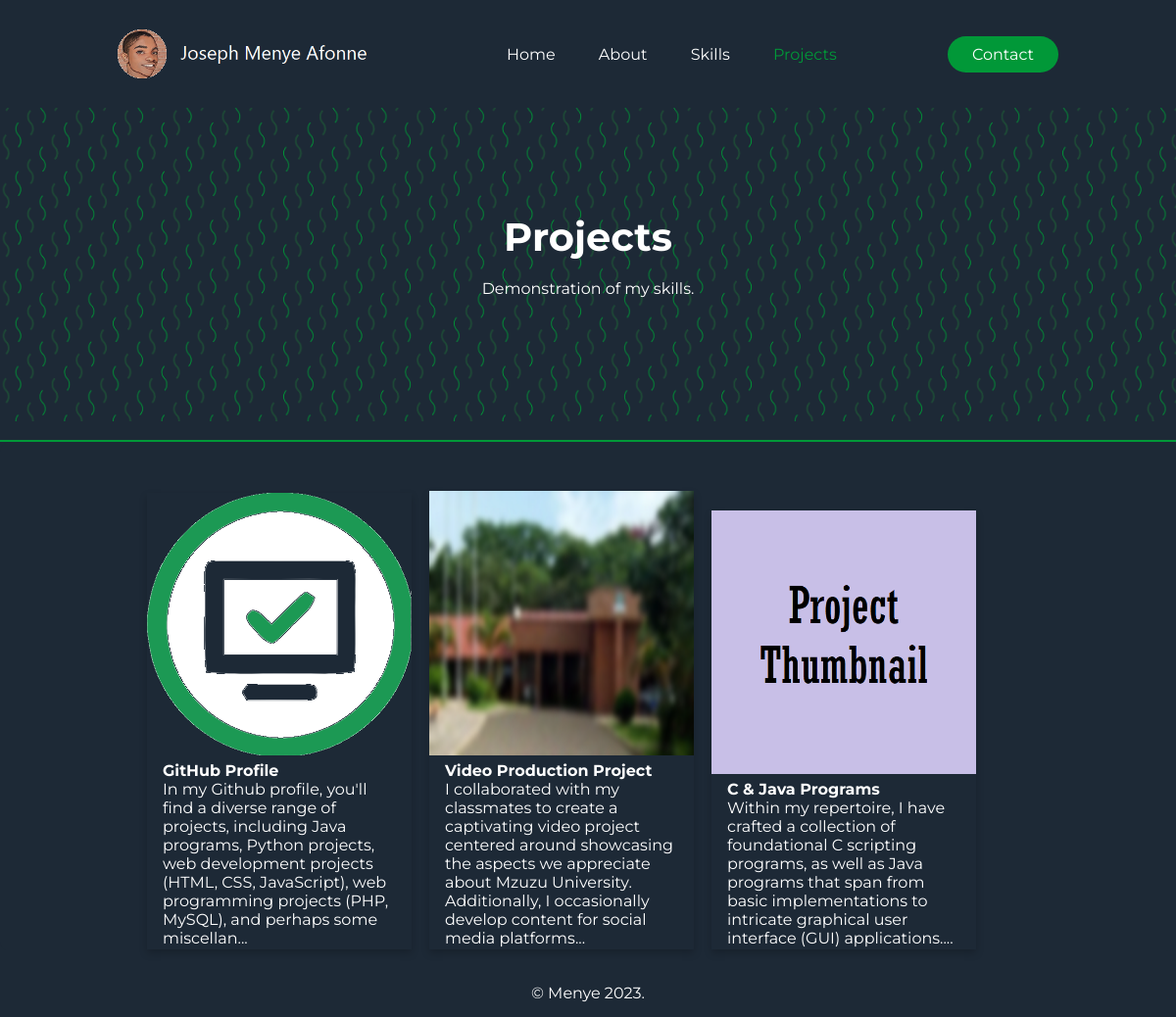
/projects.php, run on an earlier commit of the app's database.
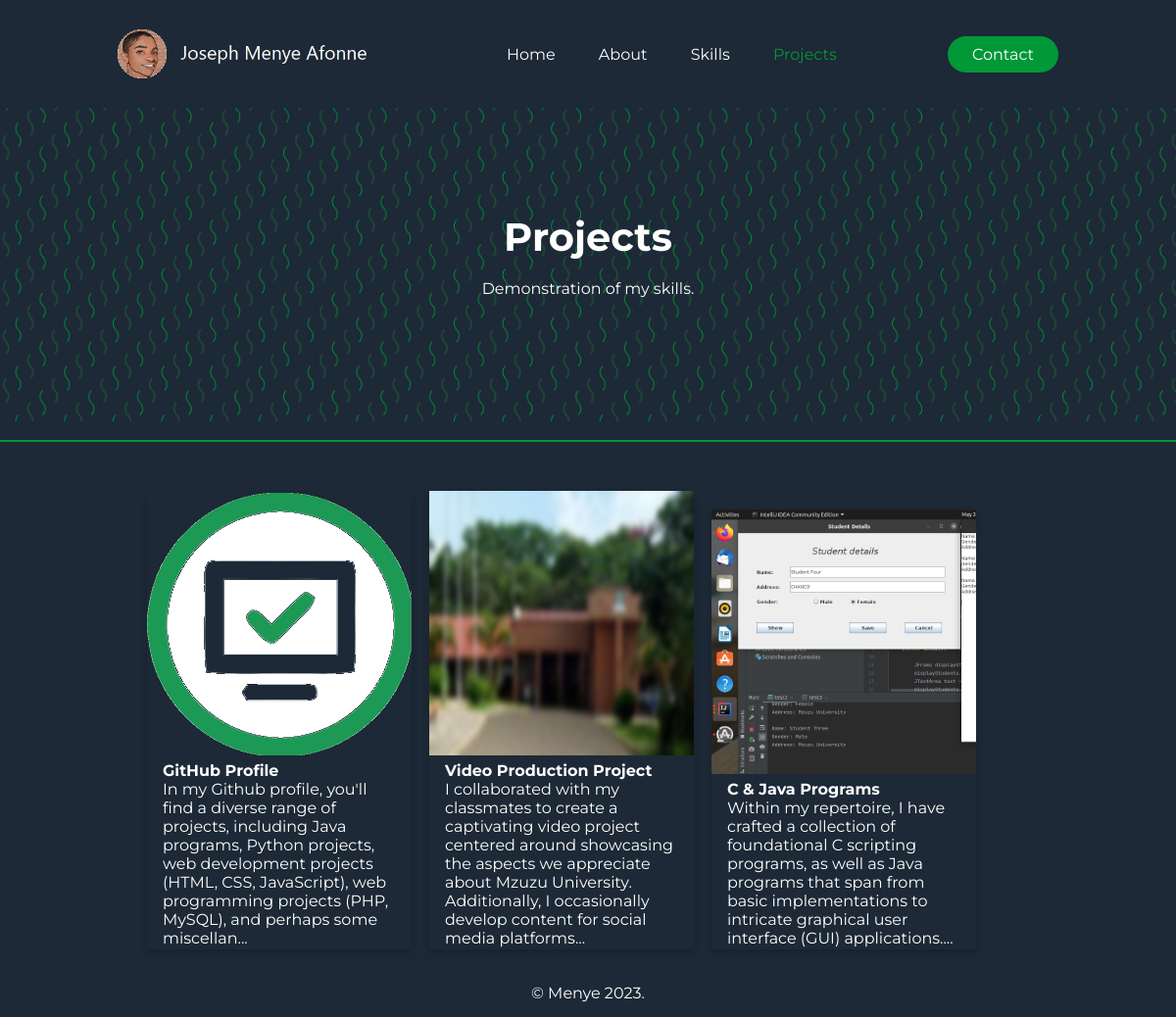
And on a later commit of the database.
### tables this page shows
CREATE TABLE `projects` (
  `id` int(11) NOT NULL,
  `name` varchar(255) NOT NULL,
  `image-link` varchar(32) NOT NULL DEFAULT '0.png',
  `description` text NOT NULL
);

### data/functions.php (the view, shortened to what this page needs)
<?php
require("conn.php");
function getProjects(){
    global $conn;
    $query = "SELECT * FROM projects";
    $sql = mysqli_query($conn, $query);
    if($sql){
       foreach ($sql as $row) {
        echo '<div class="card">
        <img src="assets/images/' . $row["image-link"] .'" alt="Avatar" style="width:100%">
        <div class="container">
            <h4><b>' . $row["name"] .'</b></h4>
            <p>' . substr($row["description"], 0, 220) . "..." .'</p>
        </div>
    </div>';
       }
    } else {
    }
}
?>

### projects.php (shortened to what this page needs)
<?php
include("data/functions.php");
$page = "projects";
?>
<!DOCTYPE html>
<html lang="en">
<head>
    <link rel="stylesheet" href="assets/css/styles.css" />
</head>
<body>
<?php include('assets/includes/navbar.php') ?>
    <div class="hero-about">
        <div class="hero-text">
            <h1 class="splash">Projects</h1><br>
            <p>Demonstration of my skills.</p><br>
        </div>
    </div><br><hr>
    <article class="aboutme">
        <div class="about">
        <?php getProjects(); ?>
        </div>
    </article>
    <footer>
        <br>
        <p class="footer-text">&copy; Menye 2023.</p>
    </footer>
</body>
</html>

### assets/includes/navbar.php
<header>
    <img src="assets/images/logo.png" alt="Menye" class="logo">
        <nav>
            <ul class="navigation">
                <li><a href="index.php" class="nav-link <?php if($page == "home"){ echo 'active'; } ?>">Home</a></li>
                <li><a href="about.php" class="nav-link <?php if($page == "about"){ echo 'active'; } ?>">About</a></li>
                <li><a href="skills.php" class="nav-link <?php if($page == "skills"){ echo 'active'; } ?>">Skills</a></li>
                <li><a href="projects.php" class="nav-link <?php if($page == "projects"){ echo 'active'; } ?>">Projects</a></li>
            </ul>
        </nav>
        <a class="c2a" id="contactbtn" onclick="showContactInfo()"><button>Contact</button></a>
    </header>

### assets/css/styles.css (style rules this page uses)
* { box-sizing: border-box; margin: 0; padding: 0; background-color: #1D2936; color: #ffffff; font-family: "Montserrat"; }
li, a, button { font-size: 16px; text-decoration: none; }
header { display: flex; justify-content: space-between; align-items: center; padding: 30px 10%; }
.logo { cursor: pointer; height: 50px; }
.navigation li { display: inline; padding: 0px 20px; }
.navigation li a { transition: all 0.4s ease 0s; }
.active { color: #019838; }
button { padding: 9px 25px; background-color: rgba(1,152,56,1); border: none; border-radius: 50px; cursor: pointer; transition: all 0.4s ease 0s; }
body, html { height: 100%; }
.hero-text { text-align: center; position: absolute; top: 50%; left: 50%; transform: translate(-50%, -50%); background-color: transparent; }
.hero-text p, h1 { background-color: transparent; }
.splash { font-size: 2.5em; }
.footer-text { text-align: center; }
.hero-about { background-image: url(../../assets/images/doodad.png); height: 40%; background-position: center; background-repeat: no-repeat; background-size: cover; position: relative; }
.aboutme { padding-top: 50px; padding-left: 150px; padding-right: 150px; border-radius: 10px; }
hr { border: 1px solid #019838; }
footer p { line-height: 3; }
.card { box-shadow: 0 4px 8px 0 rgba(0,0,0,0.2); transition: 0.3s; width: 30%; display: inline-block; margin-right: 2%; }
.container { padding: 2px 16px; }
.card p { height: fit-content; white-space: wrap; overflow: hidden; text-overflow: ellipsis; }

What changed in the data, as far as the page shows it:
changed projects "C & Java Programs": value: a different picture
